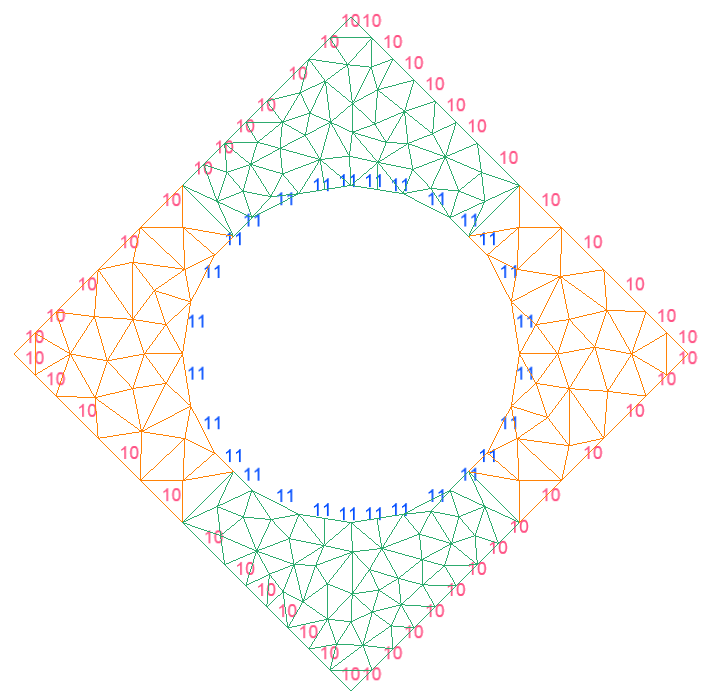

This figure's Python source:
# %% markdown
## Tiziano basics - simple geometry creation
### In this first tutorial, tiziano basic functionalities are shown.

#### Tiziano is a python tool to create 2D mesh models.

# Tiziano provides methods to generate **geometry-coherent 2D drawings** and get  
# mesh files from them to be used for numerical computing, i.e. Finite Elements  
# (FEM), Integral Methods (PEEC, BEM, MOM, etc...).  
# Tiziano takes advantage of **triangle mesher** through its pytriangle interface  
# and it generates mesh files in **gmsh 2.2 format**.  

# Tiziano can also create **dxf files of 2D geometries** to be used by other meshers  
# along with different numerical solvers, or even for other purposes than  
# numerical computing. Anyway, you have to keep in mind that tiziano is intended  
# to create 2D geometries from **Python scripting**. So, a *basic knowledge of  
# Python is needed*. Then, for an effective and easier use of tiziano, **you should  
# know very well what you are going to draw**.

# It is important that you plan carefully your python script with tiziano *before*  
# start typing. Otherwise, you may go mad and hate tiziano.  
# We hope that tiziano could be a good choice for automatic generation of mesh  
# models for numerical computing. On the other hand, tiziano is not suitable to draw  
# following a GUI-like process.

#### In this tutorial the following fundamental topics are covered:  
# 0. tiziano drawing initialization;
# 1. how to add points and lines to a tiziano drawing;
# 2. basic selection methods in tiziano;
# 3. what geometry **coherence** means in tiziano drawings;
# 4. how to add arcs to a tiziano drawing;
# 5. how to remove points and lines from a tiziano drawing;
# 6. how to add labels and holes to a tiziano drawing;
# 7. how to generate a mesh file from a tiziano drawing.

# %% Import useful modules
import math
from dolomites import tiziano

# %% markdown
#### 0. Tiziano drawing initialization
# %% Initialize a new tiziano drawing instance
draw = tiziano.drawing()

# %% markdown
# A tiziano drawing instance consists in four fundamental lists, one for each  
# **fundamental geometry entitiy** of tiziano:  
# - a list for **points**;
# - a list for **lines**;
# - a list for **labels**;
# - a list for **holes**.

# There is also a single *selection list* that can be useful for geometry  
# transformations (rotations, traslations), visualization and debugging.

# %%
# Now, all lists are empty as no geometry object has been added to the drawing
print('Fundamental lists--------------------------------')
print('List of points in the drawing:\n ', draw.points)
print('List of lines in the drawing:\n ', draw.lines)
print('List of labels in the drawing:\n ', draw.labels)
print('List of holes in the drawing:\n ', draw.holes)
print('-------------------------------------------------')
print('Selection list of the drawing:\n ', draw.selected)

# %% markdown
#### 1. How to add points and lines to a tiziano drawing

# Points and lines can be easily added to a drawing with **add_point** and  
# **add_line** methods, respectively.  
# Points and lines in the drawing can be accessed every time from drawing  
# fundamental lists (drawing.points, drawing.lines), as well as their **key  
# properties**.

# **Point**  
# - point.x, point.y : point coordinates
# - point.ph : point physical tag (optional)


# **Line**  
# - line.n1, line.n2 : line endpoints
# - line.ph : line physical tag (optional)


# **Physical tags** are identifiers useful for further finite element  
# or integral methods computations on the mesh model.

# %% Add two points to a tiziano drawing
# A point can be easily added to a drawing with add_point method using
# cartesian coordinates.
p1 = draw.add_point(1, 0)
p2 = draw.add_point(-1, 0)
# As default behaviour, add_point returns the newly generated point instance
print('-------------------------------------------------')
print('First point added to drawing: ', p1)
print('Second point added to drawing: ', p2)
print('-------------------------------------------------')
# A line can be easily added to a drawing with **add_line** method using
# line endpoints. Endpoints must be already added to the drawing. An optional
# physical tag can be set.
l12 = draw.add_line(p1, p2, 12)
# As default behaviour, add_line returns a LIST of newly generated lines
print('Generated lines: ', l12)
print('First line: ', l12[0])
# Now in fundamental drawing lists two points and one line have been added
print('-------------------------------------------------')
print('List of points in the drawing:\n ', draw.points)
print('List of lines in the drawing:\n ', draw.lines)
print('-------------------------------------------------')
# The drawing can be visualize in matplotlib.pyplot using plot method
draw.plot()

# %%
# Points and lines with their related key properties can be accessed every time
# from objects returned by add_point and add_line methods or from
# fundamental drawing lists.
# A useful case is when one wants to assign a physical tag to geometry objects
# already in the drawing.
p1.ph_tag = 1  # from object returned by add_point method
print('First point: ', p1)
print('First point physical tag: ', p1.ph_tag)
draw.points[1].ph_tag = 2  # from drawing points list
print('Second point: ', draw.points[1])
print('Second point physical tag: ', draw.points[1].ph_tag)
print('-------------------------------------------------')
draw.plot()

# %%
# If one try to add a new point at the same coordinates where a point already
# exists in the drawing,
p0 = draw.add_point(-1, 0)
# then, no new point is added and the point already in the drawing is returned
print('Point already in the drawing: ', p0)
print('List of points in the drawing:\n ', draw.points)
# On the other hand, in the case of lines,
# no new lines are added to the drawing,
l00 = draw.add_line(p2, p1)
# but, differently from points, lines already to the drawing are not returned.
# (Indeed, add_line method returns newly generated lines only!)
print('Returned lines: ', l00)
print('List of lines in the drawing:\n ', draw.lines)
print('-------------------------------------------------')
draw.plot()

# %% markdown
# It is importan to point out that geometry objects are related only to the  
# drawing instance which in they are generated.

#### Different tiziano drawing instances are separated python objects!

# %%
# new drawing instance
draw_1 = tiziano.drawing()

# add points and lines to new drawing instance
p1 = draw_1.add_point(0, 1, 1)
p2 = draw_1.add_point(0, -1, 2)
l12 = draw_1.add_line(p1, p2, 12)

# Different tiziano drawing instances are separated python objects!
print('-------------------------------------------------')
print('First tiziano drawing')
print(draw)
print(draw.points)
print(draw.lines)
draw.plot()
print('-------------------------------------------------')
print('Second tiziano drawing')
print(draw_1)
print(draw_1.points)
print(draw_1.lines)
draw_1.plot()

# %% A drawing can be cleared of all its geometry objects with the clear method
draw.clear()
# %% A drawing instance can be deleted by deleting its variable
del draw_1
# %%
# Now first drawing is empty again
print('Empty drawing.')
draw.plot()
print(draw.points)
print(draw.lines)
# whereas second drawing exists no more.

# %% Now let's start another drawing in first drawing instance

# We can use smarter programming ways to generate drawings by combining Tiziano
# methods with usual python lists methods.
x = [1, 0, -1, 0, 1, -1, -1, 1]  # coordinates lists
y = [0, 1, 0, -1, 1, 1, -1, -1]

key_pts = []  # list for key points

for ii, xx in enumerate(x):
    key_pts.append(draw.add_point(xx, y[ii], ii+1))
# Note that we have to use list.append method for add_point as it returns
# a single tiziano point instance
print('Drawing with key points')
draw.plot()

# %% Now we add some lines
key_lns = []  # list for key lines
for ii in range(3):
    key_lns.extend(draw.add_line(key_pts[ii], key_pts[ii+1], 10))
key_lns.extend(draw.add_line(key_pts[3], key_pts[0], 10))
# Note that we have to use list.extend method for add_line as it returns
# a LIST of tiziano line instances
print('Drawing with key points and lines')
draw.plot()

# %% markdown
#### 2. Basic selection methods in tiziano

# Tiziano provides five different selection methods.

# In this first tutorial, three of them are used only for presentation and  
# visualization purposes.

# All selection methods make *shallow* copies of selected objects in a drawing  
# and put them in selection list. They can act on all tiziano objects, i.e.  
# points, lines, labels, holes.

# Since tiziano geometry objects can be easily accessed from fundamental drawing  
# lists and/or user defined lists, their use is discouraged, also because they  
# are quite time-consuming.

# %% Select ALL objects (points and lines)
# Now, drawing selection list is empty
print('Drawing selection list at the beginning:\n ', draw.selected)
# User defined list of tiziano objects (points and lines)
key_obj = key_pts + key_lns
# Select all tiziano objects in the drawing with select_all method
all_obj = draw.select_all()
# Now, all objects (only points and lines in this case) in the drawing have been
# copied to selection list and returned to used defined all_obj list
print('Drawing selection list after complete objects selection:\n ',
       draw.selected)
print('List of all objects in the drawing:\n ', all_obj)
# Objects in selection list are highlighted in pyplot visualization
draw.plot()

# %% Clear drawing SELECTION list
draw.clear_selected()
print('Drawing selection list after clear_selected method:\n ', draw.selected)
draw.plot()

# %% Select ONLY POINTS in the drawing
# In some selection methods, as well as in other tiziano drawing methods,
# geometry entities on which to perform actions can be specified by kwarg
# **entity**:
# -1: (default) all input objects
#  0: only points
#  1: only lines
#  2: only labels and holes
all_pts = draw.select_all(entity=0)
draw.plot()
draw.clear_selected()

# %% Select ONLY LINES in the drawing
all_lns = draw.select_all(entity=1)
draw.plot()
draw.clear_selected()

# %% Select specific objects given by user
# Do this with select method. This method selects all objects (points, lines,
# labels, holes) inside a given input list.
obj_select = key_pts[4:7:2] + key_lns[0:3:2]  # input list for select method
obj_select = draw.select(obj_select)
draw.plot()
draw.clear_selected()

# %% markdown
#### 3. What geometry **coherence** means in tiziano

# Geometry coherence is a fundamental property that must be achieved to get a  
# proper mesh from triangle mesher. It is primarily related to points and lines.

# Coherence is codify into **two rules**:  
# **1**. a line cannot intersecate points without being splitted in multiple lines  
# **2**. lines cannot intersecate between each other without being splitted in  
#    multiple lines with the generation of points at the intersections

# Let's see how geometry coherence works in tiziano with a couple of examples on  
# our trial drawing.

# %% 1. Intersections between points and lines
# Now, we want to add a line between point 5 and 8
l_out = draw.add_line(key_pts[4], key_pts[-1], 1000)
# Two lines are added to the drawing and returned in l_out list, becuase line from
# point 5 to point 6 intersecates point 2, thus it was splitted into two lines
# to achieve geometry coherence
print('Newly generated lines:\n ', l_out)
print('-------------------------------------------------')
l_out = draw.select(l_out)  # selection for visualization purpose
draw.plot()
draw.clear_selected()

# %% Add other surrounding lines
for ii, pp in enumerate(key_pts[4:-1], start=4):
    l_out.extend(draw.add_line(pp, key_pts[ii+1], 1000))
draw.select(l_out)
draw.plot()
draw.clear_selected()

# %% 1. Intersections between points and lines - The revenge
# Coherence rule 1 works when points are added over lines too.
x_i = [0.5, -0.5, -0.5,  0.5]
y_i = [0.5,  0.5, -0.5, -0.5]
new_key_lns = []
for ii, xx in enumerate(x_i):
    print(ii)
    pt, lns = draw.add_point(xx, y_i[ii], get_lns=True)
    key_pts.append(pt)
    new_key_lns.extend(lns)
# add_point can also return a list of lines generated by intersections when kwarg
# get_lns is set to True (default False)
# Note that now lines inside old key_lns list exists no more in the drawing, i.e.
# they have been replaced in drawing lines list (draw.lines) by new_key_lns
# generated by points-lines intersections.
draw.select(new_key_lns)
print('Selection list:\n ', draw.selected)
print('-------------------------------------------------')
draw.plot()
draw.clear_selected()
draw.select(key_lns)
print('Selection list:\n ', draw.selected)
print('-------------------------------------------------')
draw.plot()
# %% 2. Intersection between lines - Coherence strikes back
l2 = draw.add_line(key_pts[4], key_pts[6])
draw.select([l2[0], l2[-1]])
draw.plot()
draw.clear_selected()
print('-------------------------------------------------')
draw.select([l2[1]])
draw.plot()
draw.clear_selected()

# %% An intersection between two lines now occurs
l3, int_p = draw.add_line(key_pts[5], key_pts[7], get_pts=True)
# Note that add_line returns a line LIST containing ALL the newly generated lines,
# even those created by intersections with other points and lines!
# With the kwarg get_pts set to True (default False), add_line returns also a LIST
# of points generated by intersections with other lines.
# Note also that now the second element of line list l2 (l2[1]) has been replaced
# by second and thid element of list l3 (l3[1], l3[2]).
draw.select([l3[0], l3[-1]])
draw.plot()
draw.clear_selected()
print('-------------------------------------------------')
draw.select([l3[3], l3[4]])
draw.plot()
draw.clear_selected()
print('-------------------------------------------------')
draw.select([l3[1], l3[2]])
draw.plot()
draw.clear_selected()
print('-------------------------------------------------')
draw.select(int_p)
draw.plot()
draw.clear_selected()

# %% markdown
### N.B.
# By default, intersections are checked every time add_point and add_line  
# methods are called. Coherence checks are quite costly in terms of computational  
# time especially when generating drawings with a lot of points and lines.  
# However, they are needed to solve intersections properly.  

# Coherence checks can be disabled by setting kwarg coherence=False in add_point  
# and add_line calls. This is not recommended for beginners, whereas it is very  
# convenient for advanced users of tiziano, as this trick fastens significantly  
# code execution and geometry creation, especially for large drawings. Anyway, when  
# coherence checks are disabled, a particular care must be taken to avoid intersections.  
# Otherwise, the geometry model will be unsuitable for meshing.

# %% markdown
#### 4. How to add arcs in tiziano

# An arc can be added to a tiziano drawing using **add_arc** method. **Arcs are  
# immediately discretized into multiple points and lines.**  
# So, in tiziano arc objects do not exist (differently from points and lines, in  
# tiziano an arc class has not been implemented).

# Obviously, coherence works also for lines and points created from discretized arcs.

# %%
# arc starting and ending points must be already in the drawing
start = draw.add_point(0.5, 0)   # arc starting point
end   = draw.add_point(-0.5, 0)  # arc ending point
# span angle and discretized angle must be given in radians
# a maximum span angle of 180 degree = pi radians can be given
# arcs' angles are positive in counterclockwise direction
arc1_pts, arc1_lns = draw.add_arc(start, end, math.pi, math.pi/10, ph=11)
draw.plot()
arc2_pts, arc2_lns = draw.add_arc(end, start, math.pi, math.pi/10, ph=11)
# the above command is equal to
# arc2_pts, arc2_lns = draw.add_arc(start, end, -math.pi, math.pi/10)
draw.plot()

# %% Add other lines to prove coherence well
l4 = draw.add_line(key_pts[1], key_pts[3], 40)
l5 = draw.add_line(key_pts[0], key_pts[2], 50)
draw.plot()

# %% markdown
#### 5. How to remove points and lines from a tiziano drawing

# Points and lines can be removed from a tiziano drawing while creating a 2D geometry.

# To remove points the method remove_point is recommended in order to preserve  
# coherence. Indeed, remove_point removes the points in a given input list from  
# drawing and *all the connected lines*, i.e. all lines that are such points as their endpoints.

# Instead, lines can be safely and esily removed directly from the drawing lines list.

# The use of such techniques is discouraged for advanced users, as their are quite  
# inefficient. Moreover, if one knows well what he/she has to draw, points and lines  
# removing can be always avoided.

# %% Remove points
# If a list of points is passed to remove_point, then those points are removed
# from the drawing along with their connected lines (to preserve coherence).
draw.select(int_p)
draw.plot()
draw.clear_selected()
draw.remove_point(int_p)
# remove_point returns nothing
draw.plot()

# %% Remove points - Another funny trick
# One can remove all points and connected lines outside a certain radius from origin
# by using remove_point method with proper inputs and kwargs
draw.remove_point(1.1, mode='>')
draw.plot()
# %% markdown
# **remove_point** can be used in various ways.

#### Look at the method's docstring to learn more.

# %% Remove lines - Luckily this is easier
# Select lines to remove (only to visualize them! not needed in practic coding)
lns_toremove = draw.select([l4[0], l4[-1], l5[0], l5[-1]])
draw.plot()
draw.clear_selected()

# %%
for ll in lns_toremove:
    draw.lines.remove(ll)  # lines can be safely removed directly from drawing list
draw.plot()

# %% markdown
#### 6. How to add labels and holes to a tiziano drawing

# *Labels* are objects stricly needed to generate a mesh file with triangle mesher.  
# Labels can be added to a tiziano drawing with the add_label method. A **physical tag**  
# greater than 0 (positive integer) must be assigned to  label. *Another parameter is  
# **mandatory** for labels*: it represents the maximum size for mesh triangles' areas  
# in that drawing region.

# *Holes* instead are used to indicate **No-Mesh** regions to triangle mesher, thus they  
# do nor require any other inputs than position coordinates. They can e added to  
# a tiziano drawing wiht add_hole method.

# To get a proper mesh model, **one and only one label or hole must be assigned  
# in each drawing closed region**. Otherwise, the mesher will crash when trying to  
# create a mesh file. Checks for this rule are not implemented in tiziano yet.  
# So, it is up to the designer to assign labels and holes properly.

# %% Add four labels
# labels coordinates
xl = [0.75, 0.00, -0.75,  0.00]
yl = [0.00, 0.75,  0.00, -0.75]
ph_lab   = [ 100,   101,  100,   101]  # labels physical tags
size_lab = [0.01, 0.005, 0.01, 0.005]  # labels mesh sizes
labs = []  # list for labels (not needed, only for presentation purposes!)
for ii, xx in enumerate(xl):
    # add_label method reuturns the newly created label
    labs.append(draw.add_label(xx, yl[ii], ph_lab[ii], size_lab[ii]))
draw.plot()

# %% Add a cental hole (no mesh region)
hol = draw.add_hole(0, 0)  # add_hole returns the newly generated hole
draw.plot()
print('Labels in drawing:\n ', draw.labels)
print('-------------------------------------------------')
print('Holes in drawing:\n ', draw.holes)
print('-------------------------------------------------')

# %% markdown
#### 7. How to generate a mesh model from a tiziano drawing

# From a tiziano drawing instance it is possible to generate a mesh file in gmsh  
# 2.2 format. To to do so, two step are neede:  
# 1. call triangle mesher to create a mesh object (mesh_triangle method)  
# 2. save the triangle mesh object as gmsh 2.2 (save_mesh method).

# %%
# 1. call triangle mesher to create a mesh object
# mesh_triangle does not accept any argument, but it returns an accessible mesh
# object when triangle mesher does not crash
mesh = draw.mesh_triangle()
# 2. save the triangle mesh object as gmsh 2.2
# in save_mesh a vaild filename must be specified (extension .msh is mandatory!)
# mesh file is saved in current working directory if a complete path is not specified
draw.save_mesh('tiziano_tutorial_1.msh')

# %% markdown
# This image shows the trial mesh model just created.  
# It was taken from [Onelab](http://onelab.info/) Gmsh interface.
# ![tutorial 1 - mesh model](tiziano_tutorial_01.png)
